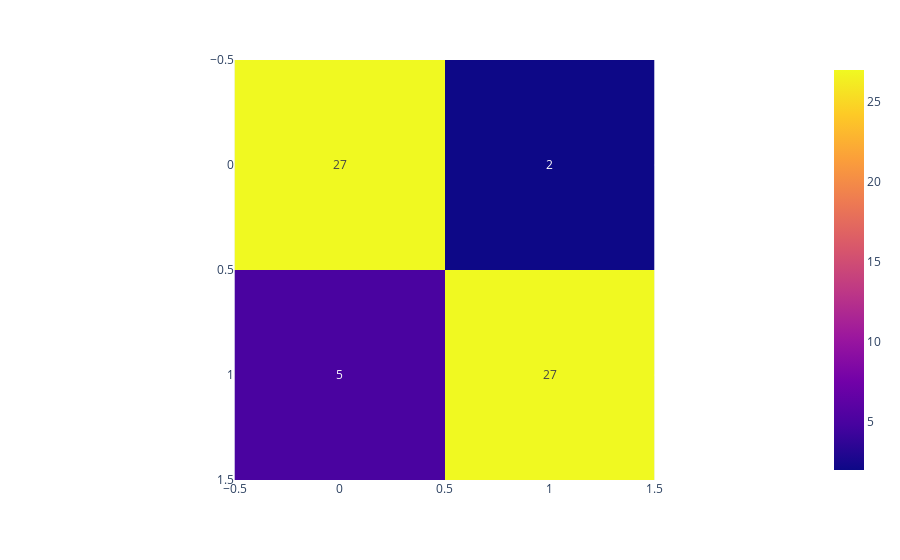

The notebook cell this image was saved under:
### Code cell
fig = px.imshow(img=cm_rf_classifier, text_auto=True)
fig.show()

### Figure 1 — Plotly figure (JSON) as saved in the notebook; plotly's stock layout.template omitted (floating-point values rounded to 4 significant figures)
{"data": [{"coloraxis": "coloraxis", "hovertemplate": "x: %{x}<br>y: %{y}<br>color: %{z}<extra></extra>", "name": "0", "texttemplate": "%{z}", "type": "heatmap", "xaxis": "x", "yaxis": "y", "z": [[27, 2], [5, 27]]}], "layout": {"coloraxis": {"colorscale": [[0, "#0d0887"], [0.1111, "#46039f"], [0.2222, "#7201a8"], [0.3333, "#9c179e"], [0.4444, "#bd3786"], [0.5556, "#d8576b"], [0.6667, "#ed7953"], [0.7778, "#fb9f3a"], [0.8889, "#fdca26"], [1, "#f0f921"]]}, "margin": {"t": 60}, "xaxis": {"anchor": "y", "constrain": "domain", "domain": [0, 1], "scaleanchor": "y"}, "yaxis": {"anchor": "x", "autorange": "reversed", "constrain": "domain", "domain": [0, 1]}}}
